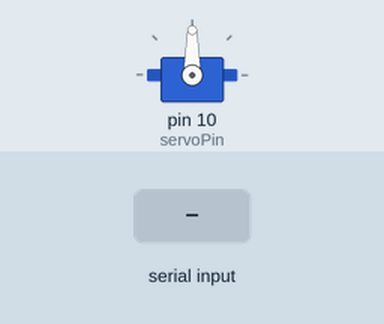
Recording of a sketch running on a simulated Arduino Uno, built with avr-gcc and run on an emulated ATmega328P. On the bench: servo. The inputs (shaded band) are chosen by the test bench.

Above: at 1.2 s.
1.3 s: byte 30 received over Serial
At 1.7 s:
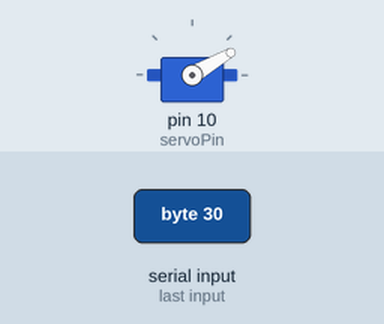
2.8 s: byte 120 received over Serial
At 4.1 s:
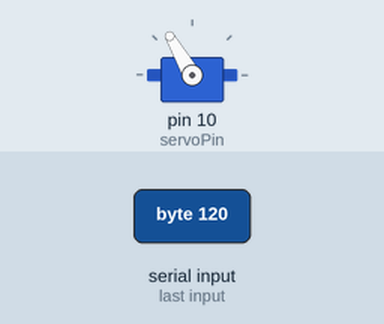
Timing chart, 0 to 5.8 s (numbered marks = the images above; inputs shaded):
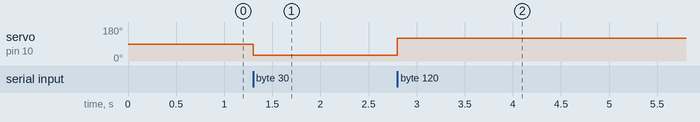

The sketch:

ServoListener.ino
```cpp
/*
  ServoListener
 */
#include <Servo.h>
Servo myservo;

const int servoPin = 10;      // the pin that the LED is attached to

void setup() {
  // initialize the serial communication:
  Serial.begin(512000);
  // Attach the servoPin to the servo object
  myservo.attach(servoPin);

}

void loop() {
  byte pos;
  // check if data has been sent from the computer:
  if (Serial.available()) {
    // read the most recent byte:
    pos = Serial.read();
    // set the brightness of the LED:
    myservo.write((int) pos);
  }
}
```

Measured:
- after the input at 1.3 s, servo on pin 10 (servoPin): 90° → 30° at once
- after the input at 2.8 s, servo on pin 10 (servoPin): 30° → 120° at once
